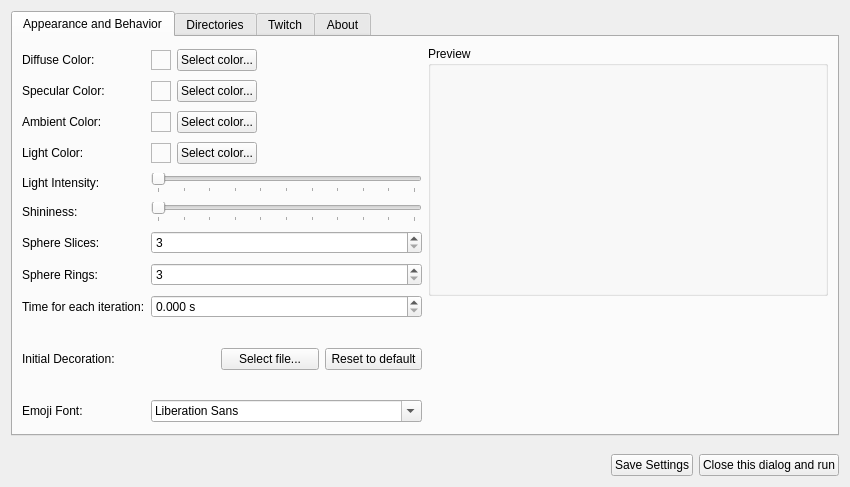
<?xml version="1.0" encoding="UTF-8"?>
<ui version="4.0">
 <class>SetupWidget</class>
 <widget class="QWidget" name="SetupWidget">
  <property name="geometry">
   <rect>
    <x>0</x>
    <y>0</y>
    <width>850</width>
    <height>487</height>
   </rect>
  </property>
  <property name="windowTitle">
   <string>Setup</string>
  </property>
  <property name="windowIcon">
   <iconset resource="res.qrc">
    <normaloff>:/appicon/atsumari.svg</normaloff>:/appicon/atsumari.svg</iconset>
  </property>
  <layout class="QVBoxLayout" name="verticalLayout">
   <item>
    <widget class="QTabWidget" name="tabWidget">
     <property name="tabPosition">
      <enum>QTabWidget::TabPosition::North</enum>
     </property>
     <property name="currentIndex">
      <number>0</number>
     </property>
     <widget class="QWidget" name="tabAppearance">
      <attribute name="title">
       <string>Appearance and Behavior</string>
      </attribute>
      <layout class="QVBoxLayout" name="verticalLayout_5">
       <item>
        <layout class="QHBoxLayout" name="horizontalLayout_4">
         <item>
          <layout class="QGridLayout" name="gridLayout">
           <item row="5" column="0">
            <widget class="QLabel" name="lblShininess">
             <property name="locale">
              <locale language="English" country="UnitedStates"/>
             </property>
             <property name="text">
              <string>Shininess:</string>
             </property>
            </widget>
           </item>
           <item row="0" column="1" colspan="3">
            <layout class="QHBoxLayout" name="horizontalLayout_6">
             <item>
              <widget class="QFrame" name="frmDiffuseColor">
               <property name="minimumSize">
                <size>
                 <width>20</width>
                 <height>20</height>
                </size>
               </property>
               <property name="maximumSize">
                <size>
                 <width>20</width>
                 <height>20</height>
                </size>
               </property>
               <property name="statusTip">
                <string notr="true"/>
               </property>
               <property name="frameShape">
                <enum>QFrame::Shape::StyledPanel</enum>
               </property>
               <property name="frameShadow">
                <enum>QFrame::Shadow::Raised</enum>
               </property>
              </widget>
             </item>
             <item>
              <widget class="QPushButton" name="btnSelectDiffuse">
               <property name="locale">
                <locale language="English" country="UnitedStates"/>
               </property>
               <property name="text">
                <string>Select color...</string>
               </property>
              </widget>
             </item>
             <item>
              <spacer name="horizontalSpacer_3">
               <property name="orientation">
                <enum>Qt::Orientation::Horizontal</enum>
               </property>
               <property name="sizeHint" stdset="0">
                <size>
                 <width>40</width>
                 <height>20</height>
                </size>
               </property>
              </spacer>
             </item>
            </layout>
           </item>
           <item row="9" column="3">
            <widget class="QPushButton" name="btnResetDecoration">
             <property name="locale">
              <locale language="English" country="UnitedStates"/>
             </property>
             <property name="text">
              <string>Reset to default</string>
             </property>
            </widget>
           </item>
           <item row="8" column="1" colspan="3">
            <widget class="QDoubleSpinBox" name="spnIteration">
             <property name="statusTip">
              <string notr="true"/>
             </property>
             <property name="suffix">
              <string> s</string>
             </property>
             <property name="decimals">
              <number>3</number>
             </property>
            </widget>
           </item>
           <item row="1" column="0">
            <widget class="QLabel" name="lblSpecularColor">
             <property name="locale">
              <locale language="English" country="UnitedStates"/>
             </property>
             <property name="text">
              <string>Specular Color:</string>
             </property>
            </widget>
           </item>
           <item row="9" column="0">
            <widget class="QLabel" name="lblLightColor_2">
             <property name="locale">
              <locale language="English" country="UnitedStates"/>
             </property>
             <property name="text">
              <string>Initial Decoration:</string>
             </property>
            </widget>
           </item>
           <item row="9" column="2">
            <widget class="QPushButton" name="btnSelectDecoration">
             <property name="locale">
              <locale language="English" country="UnitedStates"/>
             </property>
             <property name="text">
              <string>Select file...</string>
             </property>
            </widget>
           </item>
           <item row="9" column="1">
            <widget class="QLabel" name="lblDecoration">
             <property name="minimumSize">
              <size>
               <width>64</width>
               <height>64</height>
              </size>
             </property>
             <property name="maximumSize">
              <size>
               <width>64</width>
               <height>64</height>
              </size>
             </property>
             <property name="text">
              <string/>
             </property>
             <property name="scaledContents">
              <bool>true</bool>
             </property>
            </widget>
           </item>
           <item row="7" column="0">
            <widget class="QLabel" name="lblRings">
             <property name="locale">
              <locale language="English" country="UnitedStates"/>
             </property>
             <property name="text">
              <string>Sphere Rings:</string>
             </property>
            </widget>
           </item>
           <item row="7" column="1" colspan="3">
            <widget class="QSpinBox" name="spnRings">
             <property name="statusTip">
              <string notr="true"/>
             </property>
             <property name="minimum">
              <number>3</number>
             </property>
            </widget>
           </item>
           <item row="6" column="1" colspan="3">
            <widget class="QSpinBox" name="spnSlices">
             <property name="statusTip">
              <string notr="true"/>
             </property>
             <property name="minimum">
              <number>3</number>
             </property>
            </widget>
           </item>
           <item row="2" column="1" colspan="3">
            <layout class="QHBoxLayout" name="horizontalLayout_8">
             <item>
              <widget class="QFrame" name="frmAmbientColor">
               <property name="minimumSize">
                <size>
                 <width>20</width>
                 <height>20</height>
                </size>
               </property>
               <property name="maximumSize">
                <size>
                 <width>20</width>
                 <height>20</height>
                </size>
               </property>
               <property name="statusTip">
                <string notr="true"/>
               </property>
               <property name="frameShape">
                <enum>QFrame::Shape::StyledPanel</enum>
               </property>
               <property name="frameShadow">
                <enum>QFrame::Shadow::Raised</enum>
               </property>
              </widget>
             </item>
             <item>
              <widget class="QPushButton" name="btnSelectAmbient">
               <property name="locale">
                <locale language="English" country="UnitedStates"/>
               </property>
               <property name="text">
                <string>Select color...</string>
               </property>
              </widget>
             </item>
             <item>
              <spacer name="horizontalSpacer_5">
               <property name="orientation">
                <enum>Qt::Orientation::Horizontal</enum>
               </property>
               <property name="sizeHint" stdset="0">
                <size>
                 <width>40</width>
                 <height>20</height>
                </size>
               </property>
              </spacer>
             </item>
            </layout>
           </item>
           <item row="0" column="0">
            <widget class="QLabel" name="lblDiffuseColor">
             <property name="locale">
              <locale language="English" country="UnitedStates"/>
             </property>
             <property name="text">
              <string>Diffuse Color:</string>
             </property>
            </widget>
           </item>
           <item row="8" column="0">
            <widget class="QLabel" name="lblIterationTime">
             <property name="locale">
              <locale language="English" country="UnitedStates"/>
             </property>
             <property name="text">
              <string>Time for each iteration:</string>
             </property>
            </widget>
           </item>
           <item row="4" column="0">
            <widget class="QLabel" name="lblShininess_2">
             <property name="locale">
              <locale language="English" country="UnitedStates"/>
             </property>
             <property name="text">
              <string>Light Intensity:</string>
             </property>
            </widget>
           </item>
           <item row="3" column="0">
            <widget class="QLabel" name="lblLightColor">
             <property name="locale">
              <locale language="English" country="UnitedStates"/>
             </property>
             <property name="text">
              <string>Light Color:</string>
             </property>
            </widget>
           </item>
           <item row="4" column="1" colspan="3">
            <widget class="QSlider" name="sldLightIntensity">
             <property name="maximum">
              <number>100</number>
             </property>
             <property name="orientation">
              <enum>Qt::Orientation::Horizontal</enum>
             </property>
             <property name="tickPosition">
              <enum>QSlider::TickPosition::TicksBelow</enum>
             </property>
             <property name="tickInterval">
              <number>10</number>
             </property>
            </widget>
           </item>
           <item row="3" column="1" colspan="3">
            <layout class="QHBoxLayout" name="horizontalLayout_9">
             <item>
              <widget class="QFrame" name="frmLightColor">
               <property name="minimumSize">
                <size>
                 <width>20</width>
                 <height>20</height>
                </size>
               </property>
               <property name="maximumSize">
                <size>
                 <width>20</width>
                 <height>20</height>
                </size>
               </property>
               <property name="statusTip">
                <string notr="true"/>
               </property>
               <property name="frameShape">
                <enum>QFrame::Shape::StyledPanel</enum>
               </property>
               <property name="frameShadow">
                <enum>QFrame::Shadow::Raised</enum>
               </property>
              </widget>
             </item>
             <item>
              <widget class="QPushButton" name="btnSelectLight">
               <property name="locale">
                <locale language="English" country="UnitedStates"/>
               </property>
               <property name="text">
                <string>Select color...</string>
               </property>
              </widget>
             </item>
             <item>
              <spacer name="horizontalSpacer_6">
               <property name="orientation">
                <enum>Qt::Orientation::Horizontal</enum>
               </property>
               <property name="sizeHint" stdset="0">
                <size>
                 <width>40</width>
                 <height>20</height>
                </size>
               </property>
              </spacer>
             </item>
            </layout>
           </item>
           <item row="2" column="0">
            <widget class="QLabel" name="lblAmbientColor">
             <property name="locale">
              <locale language="English" country="UnitedStates"/>
             </property>
             <property name="text">
              <string>Ambient Color:</string>
             </property>
            </widget>
           </item>
           <item row="6" column="0">
            <widget class="QLabel" name="lblSlices">
             <property name="locale">
              <locale language="English" country="UnitedStates"/>
             </property>
             <property name="text">
              <string>Sphere Slices:</string>
             </property>
            </widget>
           </item>
           <item row="5" column="1" colspan="3">
            <widget class="QSlider" name="sldShininess">
             <property name="maximum">
              <number>100</number>
             </property>
             <property name="orientation">
              <enum>Qt::Orientation::Horizontal</enum>
             </property>
             <property name="tickPosition">
              <enum>QSlider::TickPosition::TicksBelow</enum>
             </property>
             <property name="tickInterval">
              <number>10</number>
             </property>
            </widget>
           </item>
           <item row="1" column="1" colspan="3">
            <layout class="QHBoxLayout" name="horizontalLayout_7">
             <item>
              <widget class="QFrame" name="frmSpecularColor">
               <property name="minimumSize">
                <size>
                 <width>20</width>
                 <height>20</height>
                </size>
               </property>
               <property name="maximumSize">
                <size>
                 <width>20</width>
                 <height>20</height>
                </size>
               </property>
               <property name="statusTip">
                <string notr="true"/>
               </property>
               <property name="frameShape">
                <enum>QFrame::Shape::StyledPanel</enum>
               </property>
               <property name="frameShadow">
                <enum>QFrame::Shadow::Raised</enum>
               </property>
              </widget>
             </item>
             <item>
              <widget class="QPushButton" name="btnSelectSpecular">
               <property name="locale">
                <locale language="English" country="UnitedStates"/>
               </property>
               <property name="text">
                <string>Select color...</string>
               </property>
              </widget>
             </item>
             <item>
              <spacer name="horizontalSpacer_4">
               <property name="orientation">
                <enum>Qt::Orientation::Horizontal</enum>
               </property>
               <property name="sizeHint" stdset="0">
                <size>
                 <width>40</width>
                 <height>20</height>
                </size>
               </property>
              </spacer>
             </item>
            </layout>
           </item>
           <item row="10" column="0">
            <widget class="QLabel" name="label">
             <property name="text">
              <string>Emoji Font:</string>
             </property>
            </widget>
           </item>
           <item row="10" column="1" colspan="3">
            <widget class="QFontComboBox" name="cboEmojiFont">
             <property name="currentFont">
              <font>
               <family>Tahoma</family>
              </font>
             </property>
            </widget>
           </item>
          </layout>
         </item>
         <item alignment="Qt::AlignmentFlag::AlignTop">
          <widget class="QGroupBox" name="grpPreview">
           <property name="sizePolicy">
            <sizepolicy hsizetype="Fixed" vsizetype="Fixed">
             <horstretch>0</horstretch>
             <verstretch>0</verstretch>
            </sizepolicy>
           </property>
           <property name="minimumSize">
            <size>
             <width>400</width>
             <height>250</height>
            </size>
           </property>
           <property name="maximumSize">
            <size>
             <width>400</width>
             <height>250</height>
            </size>
           </property>
           <property name="title">
            <string>Preview</string>
           </property>
           <layout class="QVBoxLayout" name="verticalLayout_4"/>
          </widget>
         </item>
        </layout>
       </item>
      </layout>
     </widget>
     <widget class="QWidget" name="tabDirectories">
      <attribute name="title">
       <string>Directories</string>
      </attribute>
      <layout class="QGridLayout" name="gridLayout_3">
       <item row="1" column="1">
        <widget class="QLineEdit" name="edtEmoteDir"/>
       </item>
       <item row="0" column="0">
        <widget class="QLabel" name="label_2">
         <property name="text">
          <string>Emoji directory:</string>
         </property>
        </widget>
       </item>
       <item row="0" column="2">
        <widget class="QPushButton" name="btnEmojiPath">
         <property name="text">
          <string>Select Directory...</string>
         </property>
        </widget>
       </item>
       <item row="1" column="2">
        <widget class="QPushButton" name="btnEmotePath">
         <property name="text">
          <string>Select Directory...</string>
         </property>
        </widget>
       </item>
       <item row="0" column="1">
        <widget class="QLineEdit" name="edtEmojiDir"/>
       </item>
       <item row="2" column="0" colspan="3">
        <spacer name="verticalSpacer_2">
         <property name="orientation">
          <enum>Qt::Orientation::Vertical</enum>
         </property>
         <property name="sizeHint" stdset="0">
          <size>
           <width>20</width>
           <height>40</height>
          </size>
         </property>
        </spacer>
       </item>
       <item row="1" column="0">
        <widget class="QLabel" name="label_3">
         <property name="text">
          <string>Twitch emote directory:</string>
         </property>
        </widget>
       </item>
      </layout>
     </widget>
     <widget class="QWidget" name="tabTwitch">
      <attribute name="title">
       <string>Twitch</string>
      </attribute>
      <layout class="QVBoxLayout" name="verticalLayout_3">
       <item>
        <widget class="QGroupBox" name="grpTwitch">
         <property name="locale">
          <locale language="English" country="UnitedStates"/>
         </property>
         <property name="title">
          <string>Exceptions</string>
         </property>
         <layout class="QVBoxLayout" name="verticalLayout_2">
          <item>
           <widget class="QLabel" name="lblExcludeChat">
            <property name="locale">
             <locale language="English" country="UnitedStates"/>
            </property>
            <property name="text">
             <string>Don't add emotes/emoji sent from those accounts:</string>
            </property>
           </widget>
          </item>
          <item>
           <layout class="QHBoxLayout" name="horizontalLayout_2">
            <item>
             <widget class="QLineEdit" name="edtExcludeChat">
              <property name="statusTip">
               <string notr="true"/>
              </property>
              <property name="locale">
               <locale language="English" country="UnitedStates"/>
              </property>
             </widget>
            </item>
            <item>
             <widget class="QPushButton" name="btnAddExcludeChat">
              <property name="locale">
               <locale language="English" country="UnitedStates"/>
              </property>
              <property name="text">
               <string>Add to List</string>
              </property>
             </widget>
            </item>
           </layout>
          </item>
          <item>
           <widget class="QListWidget" name="lstExcludeChat">
            <property name="statusTip">
             <string notr="true"/>
            </property>
            <property name="locale">
             <locale language="English" country="UnitedStates"/>
            </property>
           </widget>
          </item>
          <item>
           <layout class="QHBoxLayout" name="horizontalLayout_3">
            <item>
             <spacer name="horizontalSpacer_2">
              <property name="orientation">
               <enum>Qt::Orientation::Horizontal</enum>
              </property>
              <property name="sizeHint" stdset="0">
               <size>
                <width>40</width>
                <height>20</height>
               </size>
              </property>
             </spacer>
            </item>
            <item>
             <widget class="QPushButton" name="btnRemoveExcludeChat">
              <property name="locale">
               <locale language="English" country="UnitedStates"/>
              </property>
              <property name="text">
               <string>Remove Selected</string>
              </property>
             </widget>
            </item>
           </layout>
          </item>
          <item>
           <widget class="QGroupBox" name="groupBox">
            <property name="title">
             <string>Authentication</string>
            </property>
            <layout class="QVBoxLayout" name="verticalLayout_6">
             <item>
              <layout class="QHBoxLayout" name="horizontalLayout_5">
               <item>
                <widget class="QLabel" name="label_4">
                 <property name="text">
                  <string>Twitch Client Id:</string>
                 </property>
                </widget>
               </item>
               <item>
                <widget class="QLineEdit" name="edtClientId">
                 <property name="echoMode">
                  <enum>QLineEdit::EchoMode::Password</enum>
                 </property>
                </widget>
               </item>
               <item>
                <widget class="QPushButton" name="btnDevConsole">
                 <property name="text">
                  <string>Twitch Dev Console</string>
                 </property>
                </widget>
               </item>
              </layout>
             </item>
             <item>
              <layout class="QHBoxLayout" name="horizontalLayout_10">
               <item>
                <widget class="QPushButton" name="btnForceAuth">
                 <property name="text">
                  <string>Force Twitch Authentication on next startup</string>
                 </property>
                </widget>
               </item>
               <item>
                <spacer name="horizontalSpacer_7">
                 <property name="orientation">
                  <enum>Qt::Orientation::Horizontal</enum>
                 </property>
                 <property name="sizeHint" stdset="0">
                  <size>
                   <width>40</width>
                   <height>20</height>
                  </size>
                 </property>
                </spacer>
               </item>
              </layout>
             </item>
            </layout>
           </widget>
          </item>
         </layout>
        </widget>
       </item>
      </layout>
     </widget>
     <widget class="QWidget" name="tabAbout">
      <attribute name="title">
       <string>About</string>
      </attribute>
      <layout class="QVBoxLayout" name="verticalLayout_7">
       <item>
        <widget class="QScrollArea" name="scrollArea">
         <property name="sizeAdjustPolicy">
          <enum>QAbstractScrollArea::SizeAdjustPolicy::AdjustToContents</enum>
         </property>
         <property name="widgetResizable">
          <bool>true</bool>
         </property>
         <widget class="QWidget" name="scrollAreaWidgetContents">
          <property name="geometry">
           <rect>
            <x>0</x>
            <y>0</y>
            <width>794</width>
            <height>618</height>
           </rect>
          </property>
          <layout class="QVBoxLayout" name="verticalLayout_8">
           <item>
            <layout class="QHBoxLayout" name="horizontalLayout_12">
             <item alignment="Qt::AlignmentFlag::AlignTop">
              <widget class="QLabel" name="label_6">
               <property name="minimumSize">
                <size>
                 <width>64</width>
                 <height>64</height>
                </size>
               </property>
               <property name="maximumSize">
                <size>
                 <width>64</width>
                 <height>64</height>
                </size>
               </property>
               <property name="text">
                <string/>
               </property>
               <property name="pixmap">
                <pixmap resource="res.qrc">:/appicon/atsumari.svg</pixmap>
               </property>
               <property name="scaledContents">
                <bool>true</bool>
               </property>
              </widget>
             </item>
             <item>
              <widget class="QLabel" name="lblAtsuLicense">
               <property name="sizePolicy">
                <sizepolicy hsizetype="Preferred" vsizetype="Preferred">
                 <horstretch>0</horstretch>
                 <verstretch>0</verstretch>
                </sizepolicy>
               </property>
               <property name="text">
                <string>&lt;html&gt;&lt;head/&gt;&lt;body&gt;&lt;h3 style=&quot; margin-top:14px; margin-bottom:12px; margin-left:0px; margin-right:0px; -qt-block-indent:0; text-indent:0px;&quot;&gt;&lt;span style=&quot; font-size:8pt; font-weight:700;&quot;&gt;Atsumari: Roll your Twitch Chat Emotes and Emojis in a ball&lt;/span&gt;&lt;/h3&gt;&lt;p&gt;&lt;span style=&quot; font-size:8pt;&quot;&gt;Copyright (C) 2024 - Andrius da Costa Ribas &amp;lt;&lt;/span&gt;&lt;a href=&quot;mailto:andriusmao@gmail.com&quot;&gt;&lt;span style=&quot; font-size:8pt; text-decoration: underline; color:#007af4;&quot;&gt;andriusmao@gmail.com&lt;/span&gt;&lt;/a&gt;&lt;span style=&quot; font-size:8pt;&quot;&gt;&amp;gt;&lt;/span&gt;&lt;br/&gt;&lt;br/&gt;&lt;span style=&quot; font-size:8pt;&quot;&gt;This program is free software: you can redistribute it and/or modify&lt;/span&gt;&lt;br/&gt;&lt;span style=&quot; font-size:8pt;&quot;&gt;it under the terms of the GNU General Public License as published by&lt;/span&gt;&lt;br/&gt;&lt;span style=&quot; font-size:8pt;&quot;&gt;the Free Software Foundation, version 3.&lt;/span&gt;&lt;br/&gt;&lt;br/&gt;&lt;span style=&quot; font-size:8pt;&quot;&gt;This program is distributed in the hope that it will be useful, but&lt;/span&gt;&lt;br/&gt;&lt;span style=&quot; font-size:8pt;&quot;&gt;WITHOUT ANY WARRANTY; without even the implied warranty of&lt;/span&gt;&lt;br/&gt;&lt;span style=&quot; font-size:8pt;&quot;&gt;MERCHANTABILITY or FITNESS FOR A PARTICULAR PURPOSE. See the GNU&lt;/span&gt;&lt;br/&gt;&lt;span style=&quot; font-size:8pt;&quot;&gt;General Public License for more details.&lt;/span&gt;&lt;br/&gt;&lt;br/&gt;&lt;span style=&quot; font-size:8pt;&quot;&gt;You should have received a copy of the GNU General Public License&lt;/span&gt;&lt;br/&gt;&lt;span style=&quot; font-size:8pt;&quot;&gt;along with this program. If not, see &amp;lt;&lt;/span&gt;&lt;a href=&quot;http://www.gnu.org/licenses/&quot;&gt;&lt;span style=&quot; font-size:8pt; text-decoration: underline; color:#007af4;&quot;&gt;http://www.gnu.org/licenses/&lt;/span&gt;&lt;/a&gt;&lt;span style=&quot; font-size:8pt;&quot;&gt;&amp;gt;.&lt;/span&gt;&lt;/p&gt;&lt;/body&gt;&lt;/html&gt;</string>
               </property>
              </widget>
             </item>
            </layout>
           </item>
           <item>
            <widget class="Line" name="line_2">
             <property name="orientation">
              <enum>Qt::Orientation::Horizontal</enum>
             </property>
            </widget>
           </item>
           <item>
            <layout class="QHBoxLayout" name="horizontalLayout_13">
             <item>
              <widget class="QLabel" name="lblBreezeLicense">
               <property name="sizePolicy">
                <sizepolicy hsizetype="Preferred" vsizetype="Preferred">
                 <horstretch>0</horstretch>
                 <verstretch>0</verstretch>
                </sizepolicy>
               </property>
               <property name="text">
                <string>&lt;html&gt;&lt;head/&gt;&lt;body&gt;&lt;h3 style=&quot; margin-top:14px; margin-bottom:12px; margin-left:0px; margin-right:0px; -qt-block-indent:0; text-indent:0px;&quot;&gt;&lt;span style=&quot; font-size:8pt; font-weight:700;&quot;&gt;Breeze Icons&lt;/span&gt;&lt;/h3&gt;&lt;p&gt;&lt;span style=&quot; font-size:8pt;&quot;&gt;Copyright (C) 2014 Uri Herrera &amp;lt;uri_herrera@nitrux.in&amp;gt; and others&lt;br/&gt;Breeze Icon Theme has been developed by The KDE Visual Design Group.&lt;br/&gt;&lt;br/&gt;This library is free software; you can redistribute it and/or&lt;br/&gt;modify it under the terms of the GNU Lesser General Public&lt;br/&gt;License as published by the Free Software Foundation; either&lt;br/&gt;version 3 of the License, or (at your option) any later version.&lt;br/&gt;&lt;br/&gt;This library is distributed in the hope that it will be useful,&lt;br/&gt;but WITHOUT ANY WARRANTY; without even the implied warranty of&lt;br/&gt;MERCHANTABILITY or FITNESS FOR A PARTICULAR PURPOSE. See the GNU&lt;br/&gt;Lesser General Public License for more details.&lt;br/&gt;&lt;br/&gt;You should have received a copy of the GNU Lesser General Public&lt;br/&gt;License along with this library. If not, see &amp;lt;&lt;/span&gt;&lt;a href=&quot;http://www.gnu.org/licenses/&quot;&gt;&lt;span style=&quot; font-size:8pt; text-decoration: underline; color:#007af4;&quot;&gt;http://www.gnu.org/licenses/&lt;/span&gt;&lt;/a&gt;&lt;span style=&quot; font-size:8pt;&quot;&gt;&amp;gt;.&lt;/span&gt;&lt;br/&gt;&lt;/p&gt;&lt;/body&gt;&lt;/html&gt;</string>
               </property>
              </widget>
             </item>
            </layout>
           </item>
           <item>
            <widget class="Line" name="hlBreeze">
             <property name="orientation">
              <enum>Qt::Orientation::Horizontal</enum>
             </property>
            </widget>
           </item>
           <item>
            <layout class="QHBoxLayout" name="horizontalLayout_11">
             <item>
              <widget class="QPushButton" name="btnAboutQt">
               <property name="text">
                <string>About Qt...</string>
               </property>
              </widget>
             </item>
             <item>
              <spacer name="horizontalSpacer_8">
               <property name="orientation">
                <enum>Qt::Orientation::Horizontal</enum>
               </property>
               <property name="sizeHint" stdset="0">
                <size>
                 <width>40</width>
                 <height>20</height>
                </size>
               </property>
              </spacer>
             </item>
            </layout>
           </item>
           <item>
            <spacer name="verticalSpacer_3">
             <property name="orientation">
              <enum>Qt::Orientation::Vertical</enum>
             </property>
             <property name="sizeHint" stdset="0">
              <size>
               <width>20</width>
               <height>40</height>
              </size>
             </property>
            </spacer>
           </item>
          </layout>
         </widget>
        </widget>
       </item>
      </layout>
     </widget>
    </widget>
   </item>
   <item>
    <spacer name="verticalSpacer">
     <property name="orientation">
      <enum>Qt::Orientation::Vertical</enum>
     </property>
     <property name="sizeHint" stdset="0">
      <size>
       <width>20</width>
       <height>40</height>
      </size>
     </property>
    </spacer>
   </item>
   <item>
    <layout class="QHBoxLayout" name="horizontalLayout">
     <item>
      <spacer name="horizontalSpacer">
       <property name="orientation">
        <enum>Qt::Orientation::Horizontal</enum>
       </property>
       <property name="sizeHint" stdset="0">
        <size>
         <width>40</width>
         <height>20</height>
        </size>
       </property>
      </spacer>
     </item>
     <item>
      <widget class="QPushButton" name="btnSaveSettings">
       <property name="locale">
        <locale language="English" country="UnitedStates"/>
       </property>
       <property name="text">
        <string>Save Settings</string>
       </property>
      </widget>
     </item>
     <item>
      <widget class="QPushButton" name="btnClose">
       <property name="locale">
        <locale language="English" country="UnitedStates"/>
       </property>
       <property name="text">
        <string>Close this dialog and run</string>
       </property>
      </widget>
     </item>
    </layout>
   </item>
  </layout>
 </widget>
 <tabstops>
  <tabstop>tabWidget</tabstop>
  <tabstop>btnSelectDiffuse</tabstop>
  <tabstop>btnSelectSpecular</tabstop>
  <tabstop>btnSelectAmbient</tabstop>
  <tabstop>btnSelectLight</tabstop>
  <tabstop>sldLightIntensity</tabstop>
  <tabstop>sldShininess</tabstop>
  <tabstop>spnSlices</tabstop>
  <tabstop>spnRings</tabstop>
  <tabstop>spnIteration</tabstop>
  <tabstop>btnSelectDecoration</tabstop>
  <tabstop>btnResetDecoration</tabstop>
  <tabstop>cboEmojiFont</tabstop>
  <tabstop>edtEmojiDir</tabstop>
  <tabstop>btnEmojiPath</tabstop>
  <tabstop>edtEmoteDir</tabstop>
  <tabstop>btnEmotePath</tabstop>
  <tabstop>edtExcludeChat</tabstop>
  <tabstop>btnAddExcludeChat</tabstop>
  <tabstop>lstExcludeChat</tabstop>
  <tabstop>btnRemoveExcludeChat</tabstop>
  <tabstop>edtClientId</tabstop>
  <tabstop>btnDevConsole</tabstop>
  <tabstop>btnForceAuth</tabstop>
  <tabstop>btnSaveSettings</tabstop>
  <tabstop>btnClose</tabstop>
 </tabstops>
 <resources>
  <include location="res.qrc"/>
 </resources>
 <connections/>
</ui>
